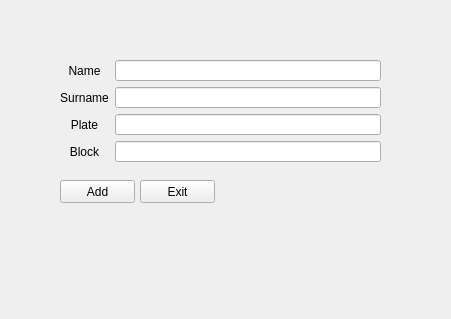
<?xml version="1.0" encoding="UTF-8"?>
<ui version="4.0">
 <class>Form</class>
 <widget class="QWidget" name="Form">
  <property name="geometry">
   <rect>
    <x>0</x>
    <y>0</y>
    <width>451</width>
    <height>319</height>
   </rect>
  </property>
  <property name="minimumSize">
   <size>
    <width>451</width>
    <height>319</height>
   </size>
  </property>
  <property name="maximumSize">
   <size>
    <width>451</width>
    <height>319</height>
   </size>
  </property>
  <property name="windowTitle">
   <string>Add User</string>
  </property>
  <widget class="QWidget" name="horizontalLayoutWidget">
   <property name="geometry">
    <rect>
     <x>60</x>
     <y>60</y>
     <width>321</width>
     <height>102</height>
    </rect>
   </property>
   <layout class="QHBoxLayout" name="horizontalLayout">
    <item>
     <layout class="QVBoxLayout" name="verticalLayout">
      <item>
       <widget class="QLabel" name="label_4">
        <property name="text">
         <string>Name</string>
        </property>
        <property name="alignment">
         <set>Qt::AlignCenter</set>
        </property>
       </widget>
      </item>
      <item>
       <widget class="QLabel" name="label_5">
        <property name="text">
         <string>Surname</string>
        </property>
        <property name="alignment">
         <set>Qt::AlignCenter</set>
        </property>
       </widget>
      </item>
      <item>
       <widget class="QLabel" name="label_3">
        <property name="text">
         <string>Plate</string>
        </property>
        <property name="alignment">
         <set>Qt::AlignCenter</set>
        </property>
       </widget>
      </item>
      <item>
       <widget class="QLabel" name="label_2">
        <property name="text">
         <string>Block</string>
        </property>
        <property name="alignment">
         <set>Qt::AlignCenter</set>
        </property>
       </widget>
      </item>
     </layout>
    </item>
    <item>
     <layout class="QVBoxLayout" name="verticalLayout_2">
      <item>
       <widget class="QLineEdit" name="lineEdit_2"/>
      </item>
      <item>
       <widget class="QLineEdit" name="lineEdit_3"/>
      </item>
      <item>
       <widget class="QLineEdit" name="lineEdit_4"/>
      </item>
      <item>
       <widget class="QLineEdit" name="lineEdit"/>
      </item>
     </layout>
    </item>
   </layout>
  </widget>
  <widget class="QPushButton" name="pushButton">
   <property name="geometry">
    <rect>
     <x>60</x>
     <y>180</y>
     <width>75</width>
     <height>23</height>
    </rect>
   </property>
   <property name="text">
    <string>Add</string>
   </property>
  </widget>
  <widget class="QPushButton" name="pushButton_2">
   <property name="geometry">
    <rect>
     <x>140</x>
     <y>180</y>
     <width>75</width>
     <height>23</height>
    </rect>
   </property>
   <property name="text">
    <string>Exit</string>
   </property>
  </widget>
 </widget>
 <resources/>
 <connections/>
</ui>
